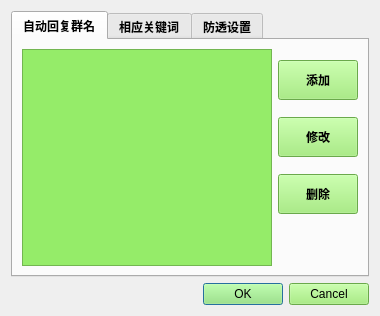
<?xml version="1.0" encoding="UTF-8"?>
<ui version="4.0">
 <class>Dialog</class>
 <widget class="QDialog" name="Dialog">
  <property name="geometry">
   <rect>
    <x>0</x>
    <y>0</y>
    <width>380</width>
    <height>316</height>
   </rect>
  </property>
  <property name="windowTitle">
   <string>系统设置</string>
  </property>
  <layout class="QVBoxLayout" name="verticalLayout">
   <item>
    <widget class="QTabWidget" name="setting_window">
     <property name="font">
      <font>
       <family>微软雅黑</family>
       <weight>75</weight>
       <bold>true</bold>
      </font>
     </property>
     <property name="styleSheet">
      <string notr="true"/>
     </property>
     <property name="currentIndex">
      <number>0</number>
     </property>
     <widget class="QWidget" name="tab">
      <attribute name="title">
       <string>自动回复群名</string>
      </attribute>
      <layout class="QHBoxLayout" name="horizontalLayout_3">
       <item>
        <widget class="QListView" name="listView">
         <property name="styleSheet">
          <string notr="true">background-color:rgb(149,236,105);</string>
         </property>
         <property name="editTriggers">
          <set>QAbstractItemView::NoEditTriggers</set>
         </property>
        </widget>
       </item>
       <item>
        <layout class="QVBoxLayout" name="verticalLayout_5">
         <property name="bottomMargin">
          <number>40</number>
         </property>
         <item>
          <widget class="QPushButton" name="add_qun">
           <property name="minimumSize">
            <size>
             <width>0</width>
             <height>40</height>
            </size>
           </property>
           <property name="font">
            <font>
             <family>微软雅黑</family>
             <weight>75</weight>
             <bold>true</bold>
            </font>
           </property>
           <property name="styleSheet">
            <string notr="true">background-color:rgb(149,236,105);</string>
           </property>
           <property name="text">
            <string>添加</string>
           </property>
          </widget>
         </item>
         <item>
          <widget class="QPushButton" name="modif_qun">
           <property name="minimumSize">
            <size>
             <width>0</width>
             <height>40</height>
            </size>
           </property>
           <property name="font">
            <font>
             <family>微软雅黑</family>
             <weight>75</weight>
             <bold>true</bold>
            </font>
           </property>
           <property name="styleSheet">
            <string notr="true">background-color:rgb(149,236,105);</string>
           </property>
           <property name="text">
            <string>修改</string>
           </property>
          </widget>
         </item>
         <item>
          <widget class="QPushButton" name="del_qun">
           <property name="minimumSize">
            <size>
             <width>0</width>
             <height>40</height>
            </size>
           </property>
           <property name="font">
            <font>
             <family>微软雅黑</family>
             <weight>75</weight>
             <bold>true</bold>
            </font>
           </property>
           <property name="styleSheet">
            <string notr="true">background-color:rgb(149,236,105);</string>
           </property>
           <property name="text">
            <string>删除</string>
           </property>
          </widget>
         </item>
        </layout>
       </item>
      </layout>
     </widget>
     <widget class="QWidget" name="tab_2">
      <attribute name="title">
       <string>相应关键词</string>
      </attribute>
      <layout class="QHBoxLayout" name="horizontalLayout_4">
       <item>
        <widget class="QTableWidget" name="tableWidget">
         <property name="font">
          <font>
           <family>微软雅黑</family>
           <weight>50</weight>
           <bold>false</bold>
          </font>
         </property>
         <property name="styleSheet">
          <string notr="true">background-color:rgb(149,236,105);</string>
         </property>
         <property name="autoScroll">
          <bool>true</bool>
         </property>
         <property name="editTriggers">
          <set>QAbstractItemView::NoEditTriggers</set>
         </property>
         <property name="showGrid">
          <bool>true</bool>
         </property>
         <property name="sortingEnabled">
          <bool>false</bool>
         </property>
         <property name="rowCount">
          <number>0</number>
         </property>
         <property name="columnCount">
          <number>2</number>
         </property>
         <attribute name="horizontalHeaderDefaultSectionSize">
          <number>120</number>
         </attribute>
         <attribute name="horizontalHeaderMinimumSectionSize">
          <number>90</number>
         </attribute>
         <attribute name="horizontalHeaderStretchLastSection">
          <bool>true</bool>
         </attribute>
         <attribute name="verticalHeaderDefaultSectionSize">
          <number>20</number>
         </attribute>
         <attribute name="verticalHeaderMinimumSectionSize">
          <number>15</number>
         </attribute>
         <column>
          <property name="text">
           <string>关键词</string>
          </property>
          <property name="background">
           <color>
            <red>149</red>
            <green>236</green>
            <blue>105</blue>
           </color>
          </property>
         </column>
         <column>
          <property name="text">
           <string>回复</string>
          </property>
          <property name="background">
           <color>
            <red>149</red>
            <green>236</green>
            <blue>105</blue>
           </color>
          </property>
         </column>
        </widget>
       </item>
       <item>
        <layout class="QVBoxLayout" name="verticalLayout_2">
         <property name="spacing">
          <number>6</number>
         </property>
         <property name="topMargin">
          <number>0</number>
         </property>
         <property name="bottomMargin">
          <number>40</number>
         </property>
         <item>
          <widget class="QPushButton" name="add_word">
           <property name="minimumSize">
            <size>
             <width>0</width>
             <height>40</height>
            </size>
           </property>
           <property name="font">
            <font>
             <family>微软雅黑</family>
             <weight>75</weight>
             <bold>true</bold>
            </font>
           </property>
           <property name="styleSheet">
            <string notr="true">background-color:rgb(149,236,105);</string>
           </property>
           <property name="text">
            <string>添加</string>
           </property>
          </widget>
         </item>
         <item>
          <widget class="QPushButton" name="modif_word">
           <property name="minimumSize">
            <size>
             <width>0</width>
             <height>40</height>
            </size>
           </property>
           <property name="font">
            <font>
             <family>微软雅黑</family>
             <weight>75</weight>
             <bold>true</bold>
            </font>
           </property>
           <property name="styleSheet">
            <string notr="true">background-color:rgb(149,236,105);</string>
           </property>
           <property name="text">
            <string>修改</string>
           </property>
          </widget>
         </item>
         <item>
          <widget class="QPushButton" name="del_word">
           <property name="minimumSize">
            <size>
             <width>0</width>
             <height>40</height>
            </size>
           </property>
           <property name="font">
            <font>
             <family>微软雅黑</family>
             <weight>75</weight>
             <bold>true</bold>
            </font>
           </property>
           <property name="styleSheet">
            <string notr="true">background-color:rgb(149,236,105);</string>
           </property>
           <property name="text">
            <string>删除</string>
           </property>
          </widget>
         </item>
        </layout>
       </item>
      </layout>
     </widget>
     <widget class="QWidget" name="tab_3">
      <attribute name="title">
       <string>防透设置</string>
      </attribute>
      <layout class="QVBoxLayout" name="verticalLayout_3" stretch="1,0">
       <item>
        <layout class="QHBoxLayout" name="horizontalLayout" stretch="2,8,1,1">
         <item>
          <widget class="QLabel" name="label">
           <property name="text">
            <string>剧集:</string>
           </property>
           <property name="alignment">
            <set>Qt::AlignCenter</set>
           </property>
          </widget>
         </item>
         <item>
          <widget class="QComboBox" name="comboBox">
           <property name="styleSheet">
            <string notr="true">background-color:rgb(149,236,105);</string>
           </property>
           <property name="editable">
            <bool>false</bool>
           </property>
          </widget>
         </item>
         <item>
          <widget class="QPushButton" name="add_film">
           <property name="minimumSize">
            <size>
             <width>40</width>
             <height>0</height>
            </size>
           </property>
           <property name="font">
            <font>
             <family>微软雅黑</family>
             <weight>75</weight>
             <bold>true</bold>
            </font>
           </property>
           <property name="styleSheet">
            <string notr="true">background-color:rgb(149,236,105);</string>
           </property>
           <property name="text">
            <string>添加</string>
           </property>
          </widget>
         </item>
         <item>
          <widget class="QPushButton" name="del_film">
           <property name="minimumSize">
            <size>
             <width>40</width>
             <height>0</height>
            </size>
           </property>
           <property name="font">
            <font>
             <family>微软雅黑</family>
             <weight>75</weight>
             <bold>true</bold>
            </font>
           </property>
           <property name="styleSheet">
            <string notr="true">background-color:rgb(149,236,105);</string>
           </property>
           <property name="text">
            <string>删除</string>
           </property>
          </widget>
         </item>
        </layout>
       </item>
       <item>
        <widget class="QGroupBox" name="groupBox">
         <property name="title">
          <string>关键词列表</string>
         </property>
         <layout class="QHBoxLayout" name="horizontalLayout_2">
          <property name="sizeConstraint">
           <enum>QLayout::SetDefaultConstraint</enum>
          </property>
          <item>
           <widget class="QListWidget" name="listWidget">
            <property name="styleSheet">
             <string notr="true">background-color:rgb(149,236,105);</string>
            </property>
            <property name="editTriggers">
             <set>QAbstractItemView::NoEditTriggers</set>
            </property>
           </widget>
          </item>
          <item>
           <layout class="QVBoxLayout" name="verticalLayout_4">
            <item>
             <widget class="QPushButton" name="add_filter">
              <property name="minimumSize">
               <size>
                <width>0</width>
                <height>40</height>
               </size>
              </property>
              <property name="font">
               <font>
                <family>微软雅黑</family>
                <weight>75</weight>
                <bold>true</bold>
               </font>
              </property>
              <property name="styleSheet">
               <string notr="true">background-color:rgb(149,236,105);</string>
              </property>
              <property name="text">
               <string>添加</string>
              </property>
             </widget>
            </item>
            <item>
             <widget class="QPushButton" name="modif_filter">
              <property name="minimumSize">
               <size>
                <width>0</width>
                <height>40</height>
               </size>
              </property>
              <property name="font">
               <font>
                <family>微软雅黑</family>
                <weight>75</weight>
                <bold>true</bold>
               </font>
              </property>
              <property name="styleSheet">
               <string notr="true">background-color:rgb(149,236,105);</string>
              </property>
              <property name="text">
               <string>修改</string>
              </property>
             </widget>
            </item>
            <item>
             <widget class="QPushButton" name="del_filter">
              <property name="minimumSize">
               <size>
                <width>0</width>
                <height>40</height>
               </size>
              </property>
              <property name="font">
               <font>
                <family>微软雅黑</family>
                <weight>75</weight>
                <bold>true</bold>
               </font>
              </property>
              <property name="styleSheet">
               <string notr="true">background-color:rgb(149,236,105);</string>
              </property>
              <property name="text">
               <string>删除</string>
              </property>
             </widget>
            </item>
           </layout>
          </item>
         </layout>
        </widget>
       </item>
      </layout>
     </widget>
    </widget>
   </item>
   <item>
    <widget class="QDialogButtonBox" name="buttonBox">
     <property name="font">
      <font>
       <family>微软雅黑</family>
       <weight>50</weight>
       <bold>false</bold>
      </font>
     </property>
     <property name="styleSheet">
      <string notr="true">background-color:rgb(149,236,105);</string>
     </property>
     <property name="orientation">
      <enum>Qt::Horizontal</enum>
     </property>
     <property name="standardButtons">
      <set>QDialogButtonBox::Cancel|QDialogButtonBox::Ok</set>
     </property>
    </widget>
   </item>
  </layout>
 </widget>
 <resources/>
 <connections>
  <connection>
   <sender>buttonBox</sender>
   <signal>accepted()</signal>
   <receiver>Dialog</receiver>
   <slot>accept()</slot>
   <hints>
    <hint type="sourcelabel">
     <x>227</x>
     <y>298</y>
    </hint>
    <hint type="destinationlabel">
     <x>157</x>
     <y>274</y>
    </hint>
   </hints>
  </connection>
  <connection>
   <sender>buttonBox</sender>
   <signal>rejected()</signal>
   <receiver>Dialog</receiver>
   <slot>reject()</slot>
   <hints>
    <hint type="sourcelabel">
     <x>295</x>
     <y>304</y>
    </hint>
    <hint type="destinationlabel">
     <x>286</x>
     <y>274</y>
    </hint>
   </hints>
  </connection>
 </connections>
</ui>
